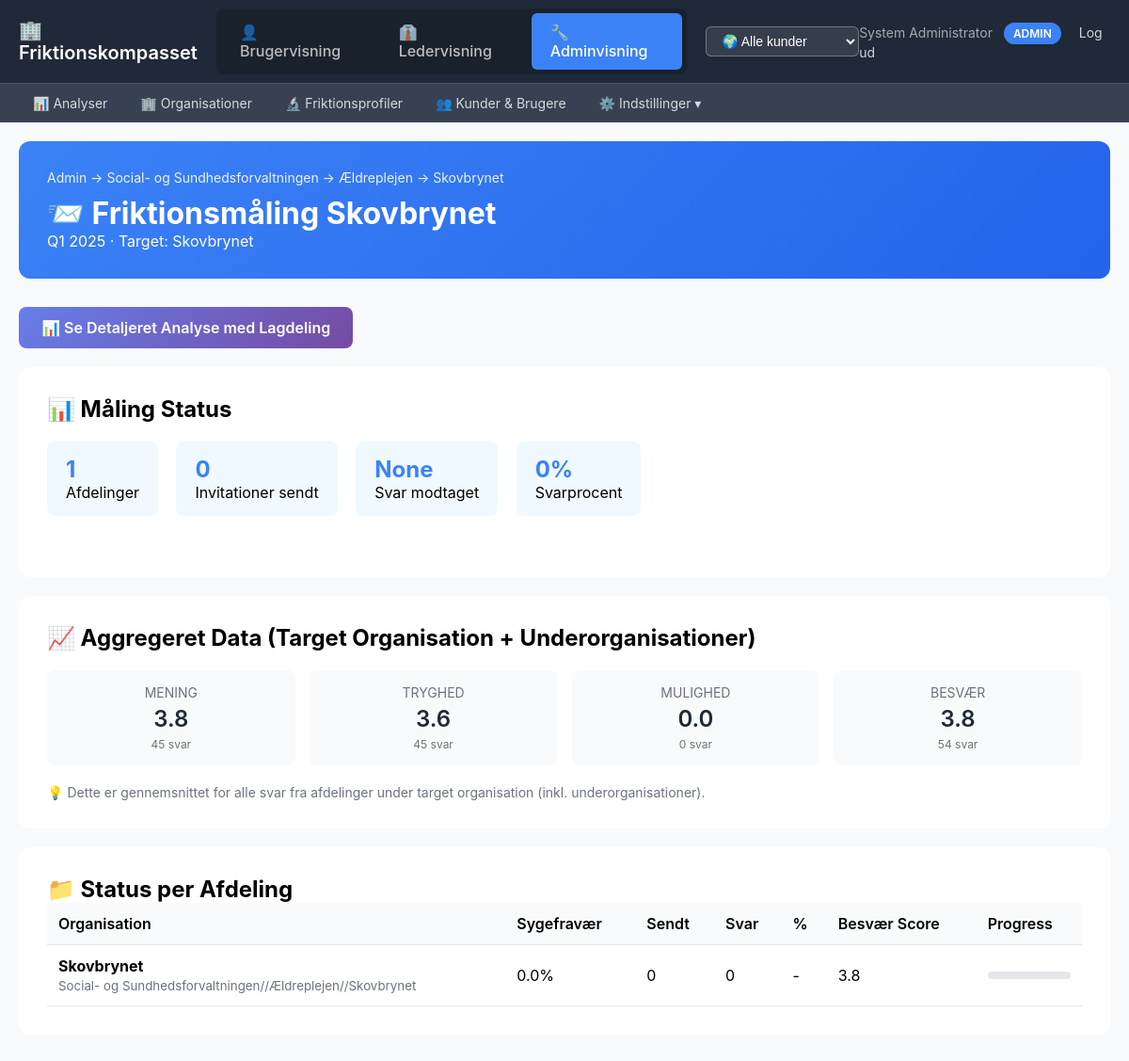
Screenshot of /admin/campaign/camp-HULCy81q9cf (signed in) with the database file from the repository.
### tables this page shows
CREATE TABLE campaigns (
                id TEXT PRIMARY KEY,
                target_unit_id TEXT NOT NULL,
                name TEXT NOT NULL,
                period TEXT NOT NULL,
                sent_from TEXT DEFAULT 'admin',
                sent_at TIMESTAMP,
                created_at TIMESTAMP DEFAULT CURRENT_TIMESTAMP, mode TEXT DEFAULT 'anonymous', include_leader_assessment INTEGER DEFAULT 0, include_leader_self INTEGER DEFAULT 0, min_responses INTEGER DEFAULT 5,
                FOREIGN KEY (target_unit_id) REFERENCES organizational_units(id) ON DELETE CASCADE
            );

CREATE TABLE organizational_units (
                id TEXT PRIMARY KEY,
                parent_id TEXT,
                name TEXT NOT NULL,
                full_path TEXT NOT NULL,
                level INTEGER NOT NULL DEFAULT 0,
                
                -- Leder info (kan være på alle niveauer)
                leader_name TEXT,
                leader_email TEXT,
                
                -- Metrics (typisk på leaf nodes, men kan være alle steder)
                employee_count INTEGER DEFAULT 0,
                sick_leave_percent REAL DEFAULT 0,
                
                created_at TIMESTAMP DEFAULT CURRENT_TIMESTAMP, customer_id TEXT REFERENCES customers(id) ON DELETE CASCADE,
                
                FOREIGN KEY (parent_id) REFERENCES organizational_units(id) ON DELETE CASCADE
            );

### admin_app.py (the view)
@app.route('/admin/campaign/<campaign_id>')
@login_required
def view_campaign(campaign_id):
    user = get_current_user()
    with get_db() as conn:
        where_clause, params = get_customer_filter(user['role'], user['customer_id'])
        campaign = conn.execute(f"""
            SELECT c.* FROM campaigns c
            JOIN organizational_units ou ON c.target_unit_id = ou.id
            WHERE c.id = ? AND ({where_clause})
        """, [campaign_id] + params).fetchone()
        if not campaign:
            flash("Måling ikke fundet eller ingen adgang", 'error')
            return redirect(url_for('admin_home'))
    target_unit_id = campaign['target_unit_id']
    breadcrumbs = get_unit_path(target_unit_id)
    overview = get_campaign_overview(campaign_id)
    aggregate_stats = get_unit_stats(
        unit_id=target_unit_id,
        campaign_id=campaign_id,
        include_children=True
    )
    with get_db() as conn:
        token_stats = conn.execute("""
            SELECT
                COUNT(*) as tokens_sent,
                SUM(CASE WHEN is_used = 1 THEN 1 ELSE 0 END) as tokens_used
            FROM tokens
            WHERE campaign_id = ?
        """, (campaign_id,)).fetchone()
    return render_template('admin/view_campaign.html',
        campaign=dict(campaign),
        target_breadcrumbs=breadcrumbs,
        overview=overview,
        aggregate_stats=aggregate_stats,
        token_stats=dict(token_stats))

### admin_app.py (called while the page is built)
def login_required(f):
    @wraps(f)
    def decorated_function(*args, **kwargs):
        if 'user' not in session:
            flash('Du skal være logget ind for at se denne side', 'error')
            return redirect(url_for('login'))
        return f(*args, **kwargs)
    return decorated_function

def get_current_user():
    return session.get('user')

### db_hierarchical.py (called while the page is built, shortened)
@contextmanager
def get_db():
    conn = sqlite3.connect(DB_PATH, timeout=30.0)
    conn.row_factory = sqlite3.Row
    conn.execute("PRAGMA journal_mode=WAL")
    try:
        yield conn
        conn.commit()
    finally:
        conn.close()

def get_leaf_units(parent_unit_id: Optional[str] = None) -> List[Dict]:
    with get_db() as conn:
        if parent_unit_id:
            rows = conn.execute("""
                WITH RECURSIVE subtree AS (
                    SELECT * FROM organizational_units WHERE id = ?
                    UNION ALL
                    SELECT ou.* FROM organizational_units ou
                    JOIN subtree st ON ou.parent_id = st.id
                )
                SELECT st.* FROM subtree st
                LEFT JOIN organizational_units children ON st.id = children.parent_id
                WHERE children.id IS NULL
                ORDER BY st.full_path
            """, (parent_unit_id,)).fetchall()
        return [dict(row) for row in rows]

def get_unit_path(unit_id: str) -> List[Dict]:
    with get_db() as conn:
        rows = conn.execute("""
            WITH RECURSIVE ancestors AS (
                SELECT * FROM organizational_units WHERE id = ?
                UNION ALL
                SELECT ou.* FROM organizational_units ou
                JOIN ancestors a ON ou.id = a.parent_id
            )
            SELECT * FROM ancestors
            ORDER BY level
        """, (unit_id,)).fetchall()
        return [dict(row) for row in rows]

### db_multitenant.py (called while the page is built)
def get_customer_filter(user_role: str, customer_id: Optional[str]) -> tuple:
    if customer_id:
        return ("ou.customer_id = ?", [customer_id])
    else:
        return ("1=1", [])

### templates/admin/view_campaign.html (shortened to what this page needs)
{% extends "admin/layout.html" %}
{% block content %}
<div class="header">
    <div class="breadcrumbs">
        <a href="/admin">Admin</a>
        {% for bc in target_breadcrumbs %}
            → <a href="/admin/unit/{{ bc.id }}">{{ bc.name }}</a>
        {% endfor %}
    </div>
    <h1>📨 {{ campaign.name }}</h1>
    <p>{{ campaign.period }} · Target: {{ target_breadcrumbs[-1].name if target_breadcrumbs else 'Unknown' }}</p>
</div>
<div style="margin-bottom: 20px;">
    <a href="/admin/campaign/{{ campaign.id }}/detailed"
       style="display: inline-block; padding: 12px 24px; background: linear-gradient(135deg, #667eea 0%, #764ba2 100%); color: white; text-decoration: none; border-radius: 8px; font-weight: 600;">
        📊 Se Detaljeret Analyse med Lagdeling
    </a>
</div>
<div class="card">
    <h2>📊 Måling Status</h2>
            <div style="margin: 20px 0;">
                <div class="stat-box">
                    <strong>{{ overview|length }}</strong>
                    Afdelinger
                </div>
                <div class="stat-box">
                    <strong>{{ token_stats.tokens_sent }}</strong>
                    Invitationer sendt
                </div>
                <div class="stat-box">
                    <strong>{{ token_stats.tokens_used }}</strong>
                    Svar modtaget
                </div>
                <div class="stat-box">
                    <strong>
                        {% if token_stats.tokens_sent > 0 %}
                        {{ "%.1f"|format((token_stats.tokens_used / token_stats.tokens_sent * 100)) }}%
                        {% else %}
                        0%
                        {% endif %}
                    </strong>
                    Svarprocent
                </div>
            </div>
        </div>
        <div class="card">
            <h2>📈 Aggregeret Data (Target Organisation + Underorganisationer)</h2>
            <div class="aggregate-stats">
                {% for stat in aggregate_stats %}
                <div class="aggregate-item">
                    <div class="label">{{ stat.field }}</div>
                    <div class="value">{{ "%.1f"|format(stat.avg_score) }}</div>
                    <div style="font-size: 0.75rem; color: #6b7280; margin-top: 5px;">
                        {{ stat.response_count }} svar
                    </div>
                </div>
                {% endfor %}
            </div>
            <p style="color: #6b7280; font-size: 0.875rem; margin-top: 15px;">
                💡 Dette er gennemsnittet for alle svar fra afdelinger under target organisation (inkl. underorganisationer).
            </p>
        </div>
        <div class="card">
            <h2>📁 Status per Afdeling</h2>
            <table>
                <thead>
                    <tr>
                        <th>Organisation</th>
                        <th>Sygefravær</th>
                        <th>Sendt</th>
                        <th>Svar</th>
                        <th>%</th>
                        <th>Besvær Score</th>
                        <th>Progress</th>
                    </tr>
                </thead>
                <tbody>
                    {% for unit in overview %}
                    <tr>
                        <td>
                            <strong>{{ unit.name }}</strong><br>
                            <small style="color: #6b7280;">{{ unit.full_path }}</small>
                        </td>
                        <td>{{ "%.1f"|format(unit.sick_leave_percent) }}%</td>
                        <td>{{ unit.tokens_sent }}</td>
                        <td>{{ unit.tokens_used }}</td>
                        <td>
                            {% if unit.tokens_sent > 0 %}
                            {{ "%.1f"|format((unit.tokens_used / unit.tokens_sent * 100)) }}%
                            {% else %}
                            -
                            {% endif %}
                        </td>
                        <td>
                            {% if unit.besvær_score %}
                            {{ "%.1f"|format(unit.besvær_score) }}
                            {% else %}
                            -
                            {% endif %}
                        </td>
                        <td>
                            <div class="progress-bar">
                                {% set pct = (unit.tokens_used / unit.tokens_sent * 100) if unit.tokens_sent > 0 else 0 %}
                            </div>
                        </td>
                    </tr>
                    {% endfor %}
            </tbody>
        </table>
    </div>
</div>
{% endblock %}

### templates/admin/layout.html (shortened to what this page needs)
<!DOCTYPE html>
<html>
<head>
</head>
<body>
    <nav class="nav">
        <div class="nav-container">
            <div class="nav-brand">🏢 Friktionskompasset</div>
            {% if session.user.role == 'admin' and not session.impersonating %}
            <ul class="view-switcher">
                <li><a href="/admin/view/user" {% if session.get('view_mode') == 'user' %}class="active"{% endif %}>👤 Brugervisning</a></li>
                <li><a href="/admin/view/manager" {% if session.get('view_mode') == 'manager' %}class="active"{% endif %}>👔 Ledervisning</a></li>
                <li><a href="/admin/view/admin" {% if session.get('view_mode', 'admin') == 'admin' %}class="active"{% endif %}>🔧 Adminvisning</a></li>
            </ul>
            {% endif %}
            {% if session.user.role == 'admin' %}
            <div class="customer-switcher">
                <select id="customerSelect" onchange="switchCustomer(this.value)">
                    <option value="">🌍 Alle kunder</option>
                </select>
            </div>
            {% endif %}
            <div class="nav-user">
                {{ session.user.name }}
                <span class="user-badge">{{ session.user.role|upper }}</span>
                <a href="/logout" style="color: rgba(255,255,255,0.8); margin-left: 15px; text-decoration: none;">Log ud</a>
            </div>
        </div>
    </nav>
    <div class="submenu">
        <div class="submenu-container">
            {% set view_mode = session.get('view_mode', 'admin') %}
            {% if view_mode == 'user' %}
            <ul class="submenu-links">
                <li><a href="/admin/user-view/survey" {% if 'user-view' in request.path %}class="active"{% endif %}>📝 Spørgeskema</a></li>
            </ul>
            {% else %}
            <ul class="submenu-links">
                <li><a href="/admin/analyser" {% if 'analyser' in request.path %}class="active"{% endif %}>📊 Analyser</a></li>
                <li><a href="/admin" {% if request.path == '/admin' and 'campaign' not in request.path %}class="active"{% endif %}>🏢 Organisationer</a></li>
                <li><a href="/admin/profiler" {% if 'profiler' in request.path %}class="active"{% endif %}>🔬 Friktionsprofiler</a></li>
                <li><a href="/admin/customers" {% if 'customers' in request.path %}class="active"{% endif %}>👥 Kunder & Brugere</a></li>
                <li class="submenu-dropdown">
                    <a href="#" class="dropdown-toggle {% if 'email' in request.path or 'settings' in request.path or 'profil-questions' in request.path or 'seed' in request.path %}active{% endif %}">⚙️ Indstillinger ▾</a>
                </li>
            </ul>
            {% endif %}
        </div>
    </div>
    <div class="container">
        {% block content %}{% endblock %}
</body>
</html>

### templates/admin/layout.html (style rules this page uses)
* { margin: 0; padding: 0; box-sizing: border-box; }
body { font-family: -apple-system, BlinkMacSystemFont, 'Segoe UI', Arial, sans-serif; background: #f9fafb; }
.nav { background: #1f2937; color: white; padding: 0; box-shadow: 0 2px 4px rgba(0,0,0,0.1); }
.nav-container { max-width: 1400px; margin: 0 auto; display: flex; align-items: center; justify-content: space-between; padding: 0 20px; }
.nav-brand { font-size: 1.25rem; font-weight: 600; padding: 20px 0; }
.view-switcher { display: flex; gap: 5px; list-style: none; background: rgba(0,0,0,0.2); padding: 5px; border-radius: 8px; }
.view-switcher a { color: rgba(255,255,255,0.7); text-decoration: none; padding: 10px 20px; display: block; transition: all 0.2s; border-radius: 6px; font-weight: 500; }
.view-switcher a.active { background: #3b82f6; color: white; }
.submenu { background: #374151; border-top: 1px solid rgba(255,255,255,0.1); }
.submenu-container { max-width: 1400px; margin: 0 auto; padding: 0 20px; }
.submenu-links { display: flex; gap: 5px; list-style: none; padding: 0; margin: 0; }
.submenu-links a { color: rgba(255,255,255,0.8); text-decoration: none; padding: 12px 15px; display: block; transition: all 0.2s; font-size: 0.875rem; }
.submenu-dropdown { position: relative; }
.submenu-dropdown .dropdown-toggle { cursor: pointer; }
.nav-user { color: rgba(255,255,255,0.6); font-size: 0.875rem; }
.user-badge { display: inline-block; background: #3b82f6; color: white; padding: 4px 10px; border-radius: 12px; font-size: 0.75rem; font-weight: 600; margin-left: 8px; }
.customer-switcher { margin-left: 20px; }
.customer-switcher select { padding: 6px 12px; border-radius: 6px; border: 1px solid rgba(255,255,255,0.3); background: rgba(255,255,255,0.1); color: white; font-size: 14px; cursor: pointer; transition: all 0.2s; }
.customer-switcher select option { background: #1f2937; color: white; }
.container { max-width: 1400px; margin: 0 auto; padding: 20px; }

### templates/admin/view_campaign.html (style rules this page uses)
.header { background: linear-gradient(135deg, #3b82f6 0%, #2563eb 100%); color: white; padding: 30px; border-radius: 12px; margin-bottom: 30px; }
.breadcrumbs { font-size: 0.875rem; opacity: 0.9; margin-bottom: 10px; }
.breadcrumbs a { color: white; text-decoration: none; }
.card { background: white; border-radius: 12px; padding: 30px; margin-bottom: 20px; }
table { width: 100%; border-collapse: collapse; }
th, td { padding: 12px; text-align: left; border-bottom: 1px solid #e5e7eb; }
th { background: #f9fafb; font-weight: 600; }
.progress-bar { width: 100%; height: 8px; background: #e5e7eb; border-radius: 4px; overflow: hidden; }
.stat-box { display: inline-block; background: #f0f9ff; padding: 15px 20px; border-radius: 8px; margin-right: 15px; margin-bottom: 15px; }
.stat-box strong { display: block; font-size: 1.5rem; color: #3b82f6; }
.aggregate-stats { display: grid; grid-template-columns: repeat(auto-fit, minmax(150px, 1fr)); gap: 15px; margin: 20px 0; }
.aggregate-item { background: #f9fafb; padding: 15px; border-radius: 8px; text-align: center; }
.aggregate-item .label { color: #6b7280; font-size: 0.875rem; margin-bottom: 5px; }
.aggregate-item .value { color: #1f2937; font-size: 1.5rem; font-weight: 600; }

### rows the page displays
campaigns: user.role "ADMIN", name "Friktionsmåling Skovbrynet", period "Q1 2025"
organizational_units: name "Social- og Sundhedsforvaltningen"
organizational_units: name "Ældreplejen"
organizational_units: name "Skovbrynet", full_path "Social- og Sundhedsforvaltningen//Ældreplejen//Skovbrynet", sick_leave_percent "0.0", tokens_sent "0", tokens_used "0", besvær_score "3.8"

### other values shown
{{ session.user.name }} "System Administrator"
{{ overview|length }} "1"
{{ token_stats.tokens_sent }} "0"
{{ token_stats.tokens_used }} "None"
{{ stat.field }} "MENING" "TRYGHED" "MULIGHED" "BESVÆR"
{{ "%.1f"|format(stat.avg_score) }} "3.8" "3.6" "0.0" "3.8"
{{ stat.response_count }} "45" "45" "0" "54"
